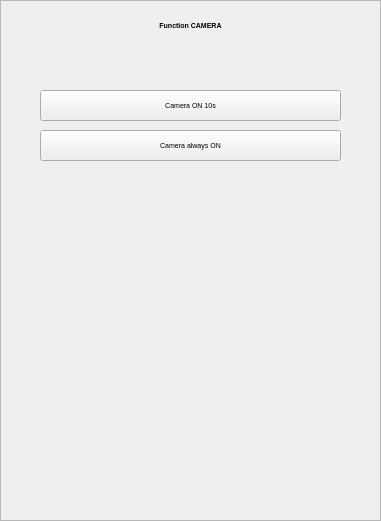
  <widget class="QFrame" name="funccamera_frame">
   <property name="geometry">
    <rect>
     <x>250</x>
     <y>10</y>
     <width>381</width>
     <height>521</height>
    </rect>
   </property>
   <property name="font">
    <font>
     <pointsize>5</pointsize>
    </font>
   </property>
   <property name="autoFillBackground">
    <bool>true</bool>
   </property>
   <property name="frameShape">
    <enum>QFrame::StyledPanel</enum>
   </property>
   <property name="frameShadow">
    <enum>QFrame::Plain</enum>
   </property>
   <widget class="QPushButton" name="funccamera_on">
    <property name="geometry">
     <rect>
      <x>40</x>
      <y>90</y>
      <width>301</width>
      <height>31</height>
     </rect>
    </property>
    <property name="font">
     <font>
      <pointsize>5</pointsize>
     </font>
    </property>
    <property name="text">
     <string>Camera ON 10s</string>
    </property>
   </widget>
   <widget class="QLabel" name="label_2">
    <property name="geometry">
     <rect>
      <x>0</x>
      <y>10</y>
      <width>381</width>
      <height>31</height>
     </rect>
    </property>
    <property name="font">
     <font>
      <pointsize>5</pointsize>
      <weight>75</weight>
      <bold>true</bold>
     </font>
    </property>
    <property name="layoutDirection">
     <enum>Qt::LeftToRight</enum>
    </property>
    <property name="text">
     <string>Function CAMERA</string>
    </property>
    <property name="alignment">
     <set>Qt::AlignCenter</set>
    </property>
   </widget>
   <widget class="QPushButton" name="funccamera_off">
    <property name="geometry">
     <rect>
      <x>40</x>
      <y>130</y>
      <width>301</width>
      <height>31</height>
     </rect>
    </property>
    <property name="font">
     <font>
      <pointsize>5</pointsize>
     </font>
    </property>
    <property name="text">
     <string>Camera always ON</string>
    </property>
   </widget>
  </widget>
